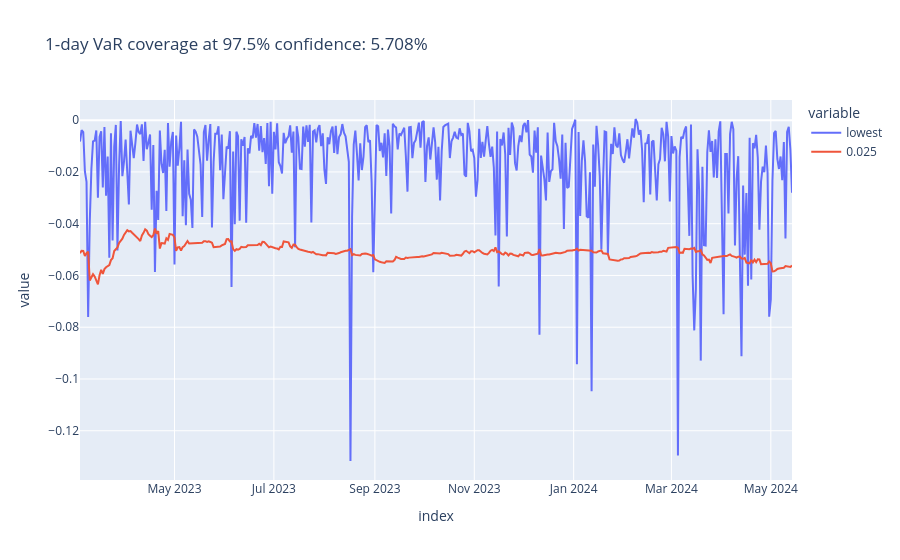

Here is the notebook cell this chart was saved with:
### Code cell
plot_coverage(df_var_full, "0.025")

### Figure 1 — Plotly figure (JSON) as saved in the notebook; plotly's stock layout.template omitted (floating-point values rounded to 4 significant figures; data arrays with more than 128 entries replaced by an {"elided": "..."} marker saying what was removed)
{"data": [{"hovertemplate": "variable=lowest<br>index=%{x}<br>value=%{y}<extra></extra>", "legendgroup": "lowest", "line": {"color": "#636efa", "dash": "solid"}, "marker": {"symbol": "circle"}, "mode": "lines", "name": "lowest", "orientation": "v", "showlegend": true, "type": "scatter", "x": {"elided": "438 str values"}, "xaxis": "x", "y": {"elided": "438 float values"}, "yaxis": "y"}, {"hovertemplate": "variable=0.025<br>index=%{x}<br>value=%{y}<extra></extra>", "legendgroup": "0.025", "line": {"color": "#EF553B", "dash": "solid"}, "marker": {"symbol": "circle"}, "mode": "lines", "name": "0.025", "orientation": "v", "showlegend": true, "type": "scatter", "x": {"elided": "438 str values"}, "xaxis": "x", "y": {"elided": "438 float values"}, "yaxis": "y"}], "layout": {"legend": {"title": {"text": "variable"}, "tracegroupgap": 0}, "title": {"text": "1-day VaR coverage at 97.5% confidence: 5.708%"}, "xaxis": {"anchor": "y", "domain": [0, 1], "title": {"text": "index"}}, "yaxis": {"anchor": "x", "domain": [0, 1], "title": {"text": "value"}}}}
